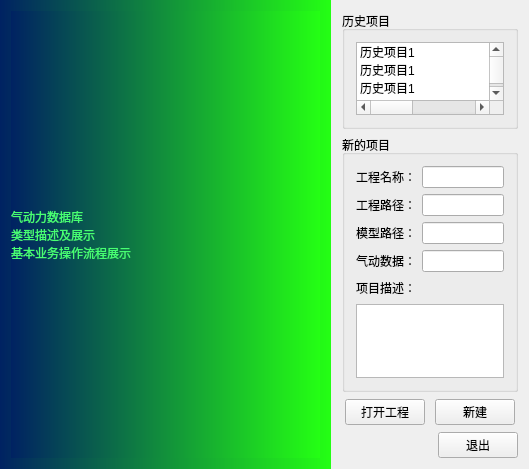
<?xml version="1.0" encoding="UTF-8"?>
<ui version="4.0">
 <class>QIDongShuJuWidget</class>
 <widget class="QWidget" name="QIDongShuJuWidget">
  <property name="geometry">
   <rect>
    <x>0</x>
    <y>0</y>
    <width>529</width>
    <height>469</height>
   </rect>
  </property>
  <property name="windowTitle">
   <string>QIDongShuJuWidget</string>
  </property>
  <layout class="QHBoxLayout" name="horizontalLayout_9" stretch="5,3">
   <property name="spacing">
    <number>0</number>
   </property>
   <property name="leftMargin">
    <number>0</number>
   </property>
   <property name="topMargin">
    <number>0</number>
   </property>
   <property name="rightMargin">
    <number>0</number>
   </property>
   <property name="bottomMargin">
    <number>0</number>
   </property>
   <item>
    <widget class="QWidget" name="widget" native="true">
     <property name="styleSheet">
      <string notr="true">background-color:qlineargradient(spread:pad, x1:0, y1:0, x2:1, y2:0, stop:0 rgba(0, 34, 98, 255), stop:1 rgba(36, 255, 20, 255));</string>
     </property>
     <layout class="QVBoxLayout" name="verticalLayout_4">
      <item>
       <widget class="QLabel" name="label">
        <property name="styleSheet">
         <string notr="true">color: rgb(71, 255, 114);</string>
        </property>
        <property name="text">
         <string>气动力数据库
类型描述及展示
基本业务操作流程展示</string>
        </property>
       </widget>
      </item>
     </layout>
    </widget>
   </item>
   <item>
    <widget class="QWidget" name="widget_2" native="true">
     <layout class="QVBoxLayout" name="verticalLayout_3">
      <item>
       <widget class="QGroupBox" name="groupBox">
        <property name="title">
         <string>历史项目</string>
        </property>
        <layout class="QVBoxLayout" name="verticalLayout">
         <item>
          <widget class="QListWidget" name="listWidget">
           <item>
            <property name="text">
             <string>历史项目1                                                2021-04-01 15:23:07</string>
            </property>
           </item>
           <item>
            <property name="text">
             <string>历史项目1                                                2021-04-01 15:23:07</string>
            </property>
           </item>
           <item>
            <property name="text">
             <string>历史项目1                                                2021-04-01 15:23:07</string>
            </property>
           </item>
           <item>
            <property name="text">
             <string>历史项目1                                                2021-04-01 15:23:07</string>
            </property>
           </item>
           <item>
            <property name="text">
             <string>历史项目1                                                2021-04-01 15:23:07</string>
            </property>
           </item>
          </widget>
         </item>
        </layout>
       </widget>
      </item>
      <item>
       <widget class="QGroupBox" name="groupBox_2">
        <property name="title">
         <string>新的项目</string>
        </property>
        <layout class="QVBoxLayout" name="verticalLayout_2">
         <item>
          <layout class="QHBoxLayout" name="horizontalLayout">
           <item>
            <widget class="QLabel" name="label_2">
             <property name="text">
              <string>工程名称：</string>
             </property>
            </widget>
           </item>
           <item>
            <widget class="QLineEdit" name="lineEdit"/>
           </item>
          </layout>
         </item>
         <item>
          <layout class="QHBoxLayout" name="horizontalLayout_2">
           <item>
            <widget class="QLabel" name="label_3">
             <property name="text">
              <string>工程路径：</string>
             </property>
            </widget>
           </item>
           <item>
            <widget class="QLineEdit" name="lineEdit_2"/>
           </item>
          </layout>
         </item>
         <item>
          <layout class="QHBoxLayout" name="horizontalLayout_3">
           <item>
            <widget class="QLabel" name="label_4">
             <property name="text">
              <string>模型路径：</string>
             </property>
            </widget>
           </item>
           <item>
            <widget class="QLineEdit" name="lineEdit_3"/>
           </item>
          </layout>
         </item>
         <item>
          <layout class="QHBoxLayout" name="horizontalLayout_4">
           <item>
            <widget class="QLabel" name="label_5">
             <property name="text">
              <string>气动数据：</string>
             </property>
            </widget>
           </item>
           <item>
            <widget class="QLineEdit" name="lineEdit_4"/>
           </item>
          </layout>
         </item>
         <item>
          <layout class="QHBoxLayout" name="horizontalLayout_5">
           <item>
            <widget class="QLabel" name="label_6">
             <property name="text">
              <string>项目描述：</string>
             </property>
            </widget>
           </item>
           <item>
            <spacer name="horizontalSpacer">
             <property name="orientation">
              <enum>Qt::Horizontal</enum>
             </property>
             <property name="sizeHint" stdset="0">
              <size>
               <width>40</width>
               <height>20</height>
              </size>
             </property>
            </spacer>
           </item>
          </layout>
         </item>
         <item>
          <widget class="QTextEdit" name="textEdit"/>
         </item>
        </layout>
       </widget>
      </item>
      <item>
       <spacer name="verticalSpacer">
        <property name="orientation">
         <enum>Qt::Vertical</enum>
        </property>
        <property name="sizeHint" stdset="0">
         <size>
          <width>20</width>
          <height>0</height>
         </size>
        </property>
       </spacer>
      </item>
      <item>
       <layout class="QHBoxLayout" name="horizontalLayout_8">
        <item>
         <spacer name="horizontalSpacer_5">
          <property name="orientation">
           <enum>Qt::Horizontal</enum>
          </property>
          <property name="sizeHint" stdset="0">
           <size>
            <width>40</width>
            <height>20</height>
           </size>
          </property>
         </spacer>
        </item>
        <item>
         <layout class="QHBoxLayout" name="horizontalLayout_6">
          <item>
           <widget class="QPushButton" name="pushButton_2">
            <property name="text">
             <string>打开工程</string>
            </property>
           </widget>
          </item>
          <item>
           <spacer name="horizontalSpacer_2">
            <property name="orientation">
             <enum>Qt::Horizontal</enum>
            </property>
            <property name="sizeHint" stdset="0">
             <size>
              <width>40</width>
              <height>20</height>
             </size>
            </property>
           </spacer>
          </item>
          <item>
           <widget class="QPushButton" name="pushButton">
            <property name="text">
             <string>新建</string>
            </property>
           </widget>
          </item>
         </layout>
        </item>
        <item>
         <spacer name="horizontalSpacer_4">
          <property name="orientation">
           <enum>Qt::Horizontal</enum>
          </property>
          <property name="sizeHint" stdset="0">
           <size>
            <width>40</width>
            <height>28</height>
           </size>
          </property>
         </spacer>
        </item>
       </layout>
      </item>
      <item>
       <spacer name="verticalSpacer_2">
        <property name="orientation">
         <enum>Qt::Vertical</enum>
        </property>
        <property name="sizeHint" stdset="0">
         <size>
          <width>20</width>
          <height>0</height>
         </size>
        </property>
       </spacer>
      </item>
      <item>
       <layout class="QHBoxLayout" name="horizontalLayout_7">
        <item>
         <spacer name="horizontalSpacer_3">
          <property name="orientation">
           <enum>Qt::Horizontal</enum>
          </property>
          <property name="sizeHint" stdset="0">
           <size>
            <width>40</width>
            <height>20</height>
           </size>
          </property>
         </spacer>
        </item>
        <item>
         <widget class="QPushButton" name="pushButton_3">
          <property name="text">
           <string>退出</string>
          </property>
         </widget>
        </item>
       </layout>
      </item>
     </layout>
    </widget>
   </item>
  </layout>
 </widget>
 <layoutdefault spacing="6" margin="11"/>
 <resources/>
 <connections/>
</ui>
